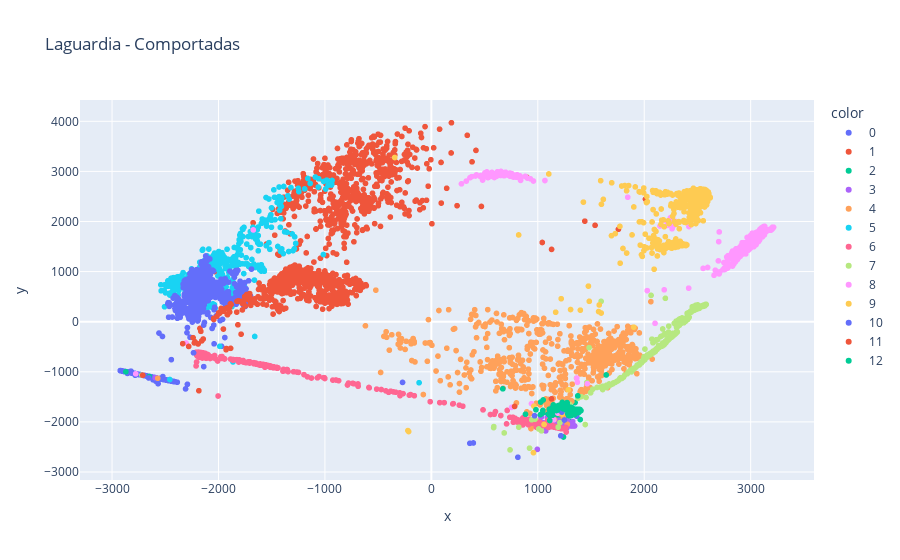
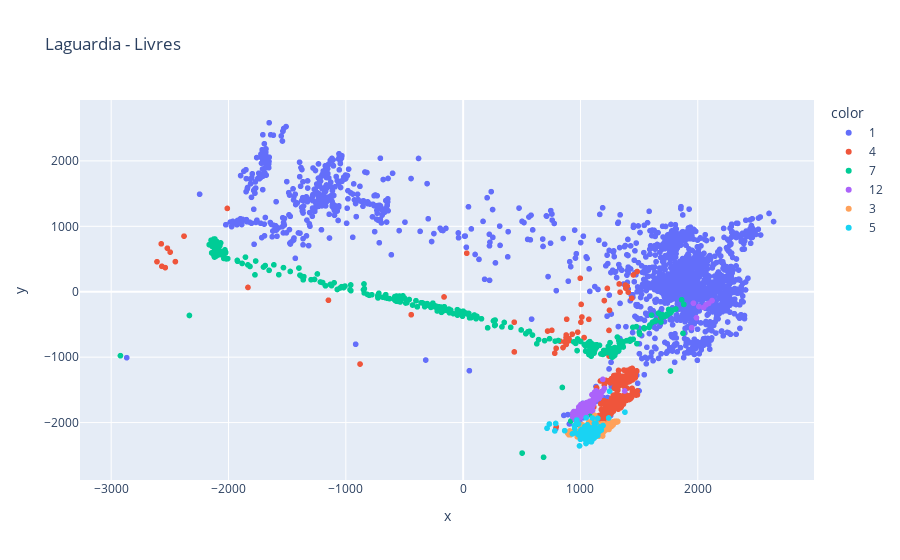

Notebook cell for these charts, in order:
### Markdown cell above
# Aplicando PCA para analisar padrões

### Code cell
# Laguardia
pca = PCA(n_components=2)
lag_cp_pca = pca.fit_transform(X_lag_cp)
lag_li_pca = pca.transform(X_lag_li)

fig = px.scatter(x=lag_cp_pca[:,0], y=lag_cp_pca[:,1], color=Y_lag_cp, title='Laguardia - Comportadas')
fig.show()
fig = px.scatter(x=lag_li_pca[:,0], y=lag_li_pca[:,1], color=Y_lag_li, title='Laguardia - Livres')
fig.show()

### Figure 1 — Plotly figure (JSON) as saved in the notebook; plotly's stock layout.template omitted (floating-point values rounded to 4 significant figures; data arrays with more than 128 entries replaced by an {"elided": "..."} marker saying what was removed)
{"data": [{"hovertemplate": "color=0<br>x=%{x}<br>y=%{y}<extra></extra>", "legendgroup": "0", "marker": {"color": "#636efa", "symbol": "circle"}, "mode": "markers", "name": "0", "showlegend": true, "type": "scattergl", "x": {"elided": "1030 float values"}, "xaxis": "x", "y": {"elided": "1030 float values"}, "yaxis": "y"}, {"hovertemplate": "color=1<br>x=%{x}<br>y=%{y}<extra></extra>", "legendgroup": "1", "marker": {"color": "#EF553B", "symbol": "circle"}, "mode": "markers", "name": "1", "showlegend": true, "type": "scattergl", "x": {"elided": "604 float values"}, "xaxis": "x", "y": {"elided": "604 float values"}, "yaxis": "y"}, {"hovertemplate": "color=2<br>x=%{x}<br>y=%{y}<extra></extra>", "legendgroup": "2", "marker": {"color": "#00cc96", "symbol": "circle"}, "mode": "markers", "name": "2", "showlegend": true, "type": "scattergl", "x": {"elided": "611 float values"}, "xaxis": "x", "y": {"elided": "611 float values"}, "yaxis": "y"}, {"hovertemplate": "color=3<br>x=%{x}<br>y=%{y}<extra></extra>", "legendgroup": "3", "marker": {"color": "#ab63fa", "symbol": "circle"}, "mode": "markers", "name": "3", "showlegend": true, "type": "scattergl", "x": {"elided": "604 float values"}, "xaxis": "x", "y": {"elided": "604 float values"}, "yaxis": "y"}, {"hovertemplate": "color=4<br>x=%{x}<br>y=%{y}<extra></extra>", "legendgroup": "4", "marker": {"color": "#FFA15A", "symbol": "circle"}, "mode": "markers", "name": "4", "showlegend": true, "type": "scattergl", "x": {"elided": "626 float values"}, "xaxis": "x", "y": {"elided": "626 float values"}, "yaxis": "y"}, {"hovertemplate": "color=5<br>x=%{x}<br>y=%{y}<extra></extra>", "legendgroup": "5", "marker": {"color": "#19d3f3", "symbol": "circle"}, "mode": "markers", "name": "5", "showlegend": true, "type": "scattergl", "x": {"elided": "607 float values"}, "xaxis": "x", "y": {"elided": "607 float values"}, "yaxis": "y"}, {"hovertemplate": "color=6<br>x=%{x}<br>y=%{y}<extra></extra>", "legendgroup": "6", "marker": {"color": "#FF6692", "symbol": "circle"}, "mode": "markers", "name": "6", "showlegend": true, "type": "scattergl", "x": {"elided": "608 float values"}, "xaxis": "x", "y": {"elided": "608 float values"}, "yaxis": "y"}, {"hovertemplate": "color=7<br>x=%{x}<br>y=%{y}<extra></extra>", "legendgroup": "7", "marker": {"color": "#B6E880", "symbol": "circle"}, "mode": "markers", "name": "7", "showlegend": true, "type": "scattergl", "x": {"elided": "621 float values"}, "xaxis": "x", "y": {"elided": "621 float values"}, "yaxis": "y"}, {"hovertemplate": "color=8<br>x=%{x}<br>y=%{y}<extra></extra>", "legendgroup": "8", "marker": {"color": "#FF97FF", "symbol": "circle"}, "mode": "markers", "name": "8", "showlegend": true, "type": "scattergl", "x": {"elided": "611 float values"}, "xaxis": "x", "y": {"elided": "611 float values"}, "yaxis": "y"}, {"hovertemplate": "color=9<br>x=%{x}<br>y=%{y}<extra></extra>", "legendgroup": "9", "marker": {"color": "#FECB52", "symbol": "circle"}, "mode": "markers", "name": "9", "showlegend": true, "type": "scattergl", "x": {"elided": "609 float values"}, "xaxis": "x", "y": {"elided": "609 float values"}, "yaxis": "y"}, {"hovertemplate": "color=10<br>x=%{x}<br>y=%{y}<extra></extra>", "legendgroup": "10", "marker": {"color": "#636efa", "symbol": "circle"}, "mode": "markers", "name": "10", "showlegend": true, "type": "scattergl", "x": {"elided": "785 float values"}, "xaxis": "x", "y": {"elided": "785 float values"}, "yaxis": "y"}, {"hovertemplate": "color=11<br>x=%{x}<br>y=%{y}<extra></extra>", "legendgroup": "11", "marker": {"color": "#EF553B", "symbol": "circle"}, "mode": "markers", "name": "11", "showlegend": true, "type": "scattergl", "x": {"elided": "607 float values"}, "xaxis": "x", "y": {"elided": "607 float values"}, "yaxis": "y"}, {"hovertemplate": "color=12<br>x=%{x}<br>y=%{y}<extra></extra>", "legendgroup": "12", "marker": {"color": "#00cc96", "symbol": "circle"}, "mode": "markers", "name": "12", "showlegend": true, "type": "scattergl", "x": {"elided": "231 float values"}, "xaxis": "x", "y": {"elided": "231 float values"}, "yaxis": "y"}], "layout": {"legend": {"title": {"text": "color"}, "tracegroupgap": 0}, "title": {"text": "Laguardia - Comportadas"}, "xaxis": {"anchor": "y", "domain": [0, 1], "title": {"text": "x"}}, "yaxis": {"anchor": "x", "domain": [0, 1], "title": {"text": "y"}}}}

### Figure 2 — Plotly figure (JSON) as saved in the notebook; plotly's stock layout.template omitted (floating-point values rounded to 4 significant figures; data arrays with more than 128 entries replaced by an {"elided": "..."} marker saying what was removed)
{"data": [{"hovertemplate": "color=1<br>x=%{x}<br>y=%{y}<extra></extra>", "legendgroup": "1", "marker": {"color": "#636efa", "symbol": "circle"}, "mode": "markers", "name": "1", "showlegend": true, "type": "scattergl", "x": {"elided": "2187 float values"}, "xaxis": "x", "y": {"elided": "2187 float values"}, "yaxis": "y"}, {"hovertemplate": "color=4<br>x=%{x}<br>y=%{y}<extra></extra>", "legendgroup": "4", "marker": {"color": "#EF553B", "symbol": "circle"}, "mode": "markers", "name": "4", "showlegend": true, "type": "scattergl", "x": {"elided": "494 float values"}, "xaxis": "x", "y": {"elided": "494 float values"}, "yaxis": "y"}, {"hovertemplate": "color=7<br>x=%{x}<br>y=%{y}<extra></extra>", "legendgroup": "7", "marker": {"color": "#00cc96", "symbol": "circle"}, "mode": "markers", "name": "7", "showlegend": true, "type": "scattergl", "x": {"elided": "362 float values"}, "xaxis": "x", "y": {"elided": "362 float values"}, "yaxis": "y"}, {"hovertemplate": "color=12<br>x=%{x}<br>y=%{y}<extra></extra>", "legendgroup": "12", "marker": {"color": "#ab63fa", "symbol": "circle"}, "mode": "markers", "name": "12", "showlegend": true, "type": "scattergl", "x": {"elided": "192 float values"}, "xaxis": "x", "y": {"elided": "192 float values"}, "yaxis": "y"}, {"hovertemplate": "color=3<br>x=%{x}<br>y=%{y}<extra></extra>", "legendgroup": "3", "marker": {"color": "#FFA15A", "symbol": "circle"}, "mode": "markers", "name": "3", "showlegend": true, "type": "scattergl", "x": {"elided": "456 float values"}, "xaxis": "x", "y": {"elided": "456 float values"}, "yaxis": "y"}, {"hovertemplate": "color=5<br>x=%{x}<br>y=%{y}<extra></extra>", "legendgroup": "5", "marker": {"color": "#19d3f3", "symbol": "circle"}, "mode": "markers", "name": "5", "showlegend": true, "type": "scattergl", "x": [1046.0, 735.1, 1093.0, 1070.0, 1005.0, 1014.0, 983.9, 781.4, 1090.0, 788.9, 865.5, 950.5, 967.7, 931.6, 986.3, 988.9, 714.9, 1005.0, 968.7, 1013.0, 1102.0, 1132.0, 1107.0, 1147.0, 1062.0, 1047.0, 1085.0, 1050.0, 1106.0, 1064.0, 1178.0, 1167.0, 1148.0, 1159.0, 1192.0, 1141.0, 999.5, 1143.0, 1081.0, 1065.0, 1111.0, 1076.0, 948.4, 1134.0, 1150.0, 1172.0, 1047.0, 991.9, 1097.0, 1093.0, 1142.0, 1106.0, 1153.0, 1133.0, 1123.0, 1155.0, 1135.0, 1117.0, 1039.0, 1085.0, 1068.0, 1028.0, 1111.0, 1119.0, 1047.0, 1016.0, 967.2, 1042.0, 1096.0, 1037.0, 1125.0, 1104.0, 1134.0, 1103.0, 1141.0, 1145.0, 1058.0, 1060.0, 1048.0, 984.0, 1241.0, 1074.0, 1248.0, 1379.0], "xaxis": "x", "y": [-2186.0, -2021.0, -2155.0, -2179.0, -2114.0, -2102.0, -2189.0, -2127.0, -2155.0, -2013.0, -2124.0, -2091.0, -2162.0, -2172.0, -2161.0, -2162.0, -2086.0, -2164.0, -1961.0, -2175.0, -1930.0, -2012.0, -2080.0, -1935.0, -2292.0, -2277.0, -2285.0, -2297.0, -2187.0, -2226.0, -2114.0, -2122.0, -2195.0, -2133.0, -2045.0, -2103.0, -2256.0, -2165.0, -2263.0, -2280.0, -2213.0, -2248.0, -2047.0, -2160.0, -2114.0, -2062.0, -2319.0, -2357.0, -2278.0, -2294.0, -2194.0, -2247.0, -2143.0, -2163.0, -2200.0, -2143.0, -2210.0, -2238.0, -2211.0, -2232.0, -2091.0, -2108.0, -2137.0, -2011.0, -2132.0, -2242.0, -2013.0, -2080.0, -2084.0, -2060.0, -2100.0, -2098.0, -2103.0, -2091.0, -2094.0, -2108.0, -2034.0, -2051.0, -1927.0, -2021.0, -1930.0, -2070.0, -1521.0, -1840.0], "yaxis": "y"}], "layout": {"legend": {"title": {"text": "color"}, "tracegroupgap": 0}, "title": {"text": "Laguardia - Livres"}, "xaxis": {"anchor": "y", "domain": [0, 1], "title": {"text": "x"}}, "yaxis": {"anchor": "x", "domain": [0, 1], "title": {"text": "y"}}}}
